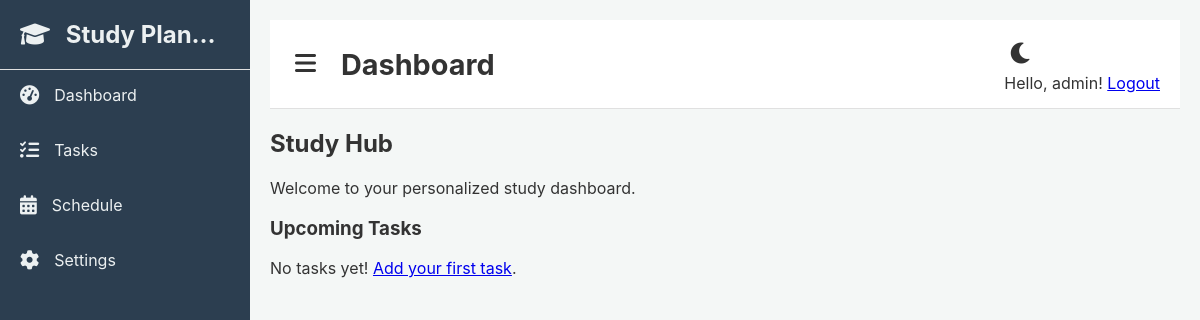
Page /dashboard (signed in) on the earlier database version.
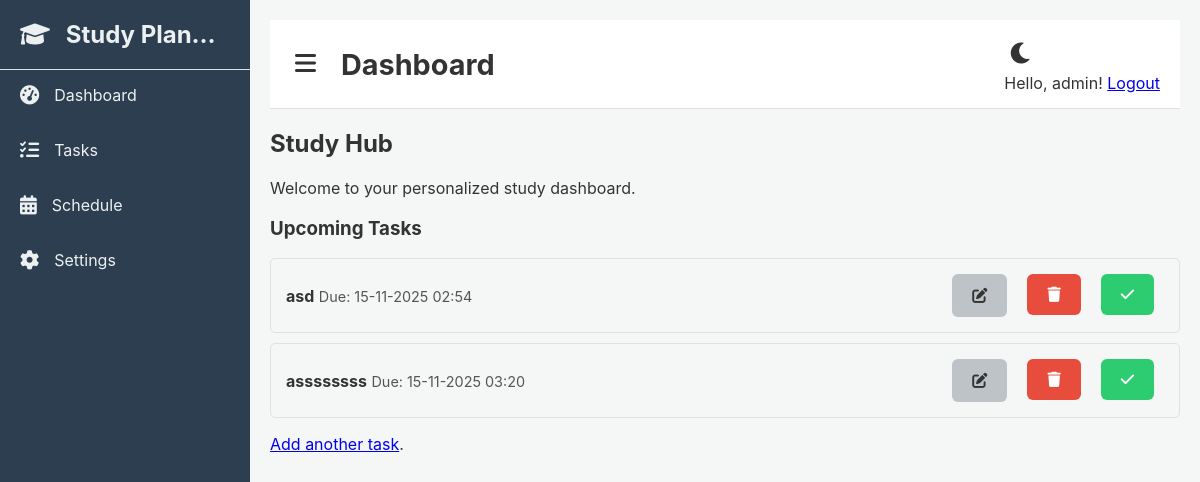
Same page on the later database version.
### app/models.py (models this page shows, shortened)
class User(UserMixin, db.Model):
    id = db.Column(db.Integer, primary_key=True)
    username = db.Column(db.String(64), unique=True)
    email = db.Column(db.String(120), unique=True)
    password_hash = db.Column(db.String(128))
    tasks = db.relationship('Task', backref='author', lazy='dynamic')

class Task(db.Model):
    id = db.Column(db.Integer, primary_key=True)
    title = db.Column(db.String(100), nullable=False)
    description = db.Column(db.Text)
    due_date = db.Column(db.DateTime, nullable=False, default=datetime.utcnow)
    is_complete = db.Column(db.Boolean, default=False)
    user_id = db.Column(db.Integer, db.ForeignKey('user.id'), nullable=False)

### app/routes.py (the view)
@main.route('/')
@main.route('/dashboard')
@login_required
def dashboard():
    tasks = Task.query.filter_by(user_id=current_user.id).order_by(Task.due_date.asc()).all()
    return render_template('dashboard.html', title='Dashboard', tasks=tasks)

### app/__init__.py (called while the page is built)
def create_app():
    app = Flask(__name__)
    secret_key = os.environ.get('SECRET_KEY', 'a_very_secret_key_for_dev')
    app.config['SECRET_KEY'] = secret_key
    app.config['SQLALCHEMY_DATABASE_URI'] = (
        "sqlite:///complete_study_planner.db"
    )
    app.config['SQLALCHEMY_TRACK_MODIFICATIONS'] = False
    db.init_app(app)
    login_manager.init_app(app)
    from app.models import User
    @login_manager.user_loader
    def load_user(user_id):
        return User.query.get(int(user_id))
    from app.routes import main as main_blueprint
    from app.auth import auth as auth_blueprint
    app.register_blueprint(main_blueprint)
    app.register_blueprint(auth_blueprint, url_prefix='/auth')
    return app

### app/templates/dashboard.html (shortened to what this page needs)
<!DOCTYPE html>
{% extends 'base.html' %}
{% block page_title %}{{ title }}{% endblock %}
{% block content %}
    <div class="dashboard-container">
        <h2>Study Hub</h2>
        <p>Welcome to your personalized study dashboard.</p>
        <h3>Upcoming Tasks</h3>
        {% if tasks %}
            <ul class="task-list">
                {% for task in tasks %}
                    <li class="task-item {% if task.is_complete %}completed{% endif %}">
                        <div class="task-details">
                            <span class="task-title">{{ task.title }}</span>
                            <span class="task-due-date">Due: {{ task.due_date.strftime('%d-%m-%Y %H:%M') }}</span>
                        </div>
                        <div class="task-actions">
                           <a href="{{ url_for('main.edit_task', task_id=task.id) }}" class="btn btn-secondary btn-sm"><i class="fas fa-edit"></i></a>
                            <form action="{{ url_for('main.delete_task', task_id=task.id) }}" method="POST" style="display:inline;">
                                <button type="submit" class="btn btn-danger btn-sm" onclick="return confirm('Are you sure you want to delete this task?');"><i class="fas fa-trash"></i></button>
                            </form>
                            <form action="{{ url_for('main.complete_task', task_id=task.id) }}" method="POST" style="display:inline;">
                                <button type="submit" class="btn btn-success btn-sm"><i class="fas fa-check"></i></button>
                            </form>
                        </div>
                    </li>
                {% endfor %}
            </ul>
             <p><a href="{{ url_for('main.add_task') }}">Add another task</a>.</p>
        {% else %}
            <p>No tasks yet! <a href="{{ url_for('main.add_task') }}">Add your first task</a>.</p>
        {% endif %}
    </div>
{% endblock %}

### app/templates/base.html (shortened to what this page needs)
<!DOCTYPE html>
<html lang="en">
<head>
    <link rel="stylesheet" href="https://cdnjs.cloudflare.com/ajax/libs/font-awesome/6.0.0/css/all.min.css">
    <link rel="stylesheet" href="{{ url_for('static', filename='css/common.css') }}">
</head>
<body>
    <div class="wrapper">
        <nav class="sidebar">
            <div class="sidebar-header">
                <h2><i class="fas fa-graduation-cap"></i> Study Planner</h2>
            </div>
            <ul class="nav-menu">
                <li class="nav-item"><a href="/" class="nav-link"><i class="fas fa-tachometer-alt"></i><span>Dashboard</span></a></li>
                <li class="nav-item"><a href="#" class="nav-link"><i class="fas fa-tasks"></i><span>Tasks</span></a></li>
                <li class="nav-item"><a href="#" class="nav-link"><i class="fas fa-calendar-alt"></i><span>Schedule</span></a></li>
                <li class="nav-item"><a href="{{ url_for('main.settings') }}" class="nav-link"><i class="fas fa-cog"></i><span>Settings</span></a></li>
            </ul>
        </nav>
        <main class="main-content">
            <header class="top-header">
                <div class="header-left">
                    <button class="sidebar-toggle" id="sidebar-toggle"><i class="fas fa-bars"></i></button>
                    <h1>{% block page_title %}{% endblock %}</h1>
                </div>
                <div class="header-right">
                    <div class="theme-toggle">
                     <button id="theme-toggle" class="theme-btn"><i class="fas fa-moon"></i></button>
                    </div>
                    <div class="user-auth">
                     {% if current_user.is_anonymous %}
                     <a href="{{ url_for('auth.login') }}">Login</a>
                     <a href="{{ url_for('auth.register') }}">Register</a>
                     {% else %}
                     <span>Hello, {{ current_user.username }}!</span>
                     <a href="{{ url_for('auth.logout') }}">Logout</a>
                     {% endif %}
                    </div>
                </div>
            </header>
            {% block content %}{% endblock %}
        </main>
    </div>
</body>
</html>

### app/static/css/common.css (style rules this page uses)
body { font-family: 'Inter', sans-serif; margin: 0; padding: 0; background-color: var(--bg-color-primary); color: var(--text-color-primary); display: flex; min-height: 100vh; transition: background-color 0.3s ease, color 0.3s ease; }
:root { --bg-color-primary: #f4f7f6; --bg-color-secondary: #ffffff; --text-color-primary: #333333; --text-color-secondary: #555555; --border-color: #e0e0e0; --accent-color: #4a90e2; --sidebar-bg: #2c3e50; --sidebar-text: #ecf0f1; --sidebar-hover: #34495e; }
.wrapper { display: flex; width: 100%; }
.sidebar { width: 250px; min-height: 100vh; background-color: var(--sidebar-bg); color: var(--sidebar-text); transition: all 0.3s ease; flex-shrink: 0; }
.sidebar-header { padding: 20px; text-align: center; border-bottom: 1px solid var(--border-color); }
.sidebar-header h2 { margin: 0; font-size: 1.5em; white-space: nowrap; overflow: hidden; text-overflow: ellipsis; }
.sidebar-header h2 i { margin-right: 10px; }
.nav-menu { list-style: none; padding: 0; margin: 0; }
.nav-item { margin-bottom: 5px; }
.nav-link { display: flex; align-items: center; padding: 15px 20px; color: var(--sidebar-text); text-decoration: none; transition: background-color 0.3s ease; white-space: nowrap; overflow: hidden; text-overflow: ellipsis; }
.nav-link i { margin-right: 15px; font-size: 1.2em; }
.main-content { flex-grow: 1; padding: 20px; transition: all 0.3s ease; }
.top-header { display: flex; justify-content: space-between; align-items: center; padding: 15px 20px; background-color: var(--bg-color-secondary); border-bottom: 1px solid var(--border-color); margin-bottom: 20px; }
.header-left { display: flex; align-items: center; }
.header-left h1 { margin: 0; font-size: 1.8em; color: var(--text-color-primary); margin-left: 20px; }
.sidebar-toggle { background: none; border: none; color: var(--text-color-primary); font-size: 1.5em; cursor: pointer; padding: 5px; }
.theme-toggle .theme-btn { background: none; border: none; color: var(--text-color-primary); font-size: 1.5em; cursor: pointer; padding: 5px; }
.task-list { list-style: none; padding: 0; margin: 0; }
.task-item { display: flex; justify-content: space-between; align-items: center; padding: 15px; border: 1px solid var(--border-color); border-radius: 5px; margin-bottom: 10px; }
.task-title { font-weight: bold; }
.task-due-date { font-size: 0.9em; color: var(--text-color-secondary); }
.task-actions { display: flex; gap: 10px; }
.btn-sm { padding: 5px 10px; font-size: 0.8em; }
.btn-success { background-color: #2ecc71; color: #fff; border: none; border-radius: 4px; cursor: pointer; }
.btn-secondary { background-color: #f39c12; color: #fff; }
.btn-danger { background-color: #e74c3c; color: #fff; }
.btn { padding: 12px 20px; font-size: 0.95rem; font-weight: 600; border: none; border-radius: 6px; cursor: pointer; transition: background-color 0.3s ease; text-decoration: none; display: inline-block; margin-right: 10px; }
.btn-secondary { background-color: #bdc3c7; color: #333; }

Differences in the rows shown:
added Task: title "asd", due_date "15-11-2025 02:54"
added Task: title "assssssss", due_date "15-11-2025 03:20"
Other differences:
text no longer shown: "No tasks yet! Add your first task"
text now shown: "Add another task"
